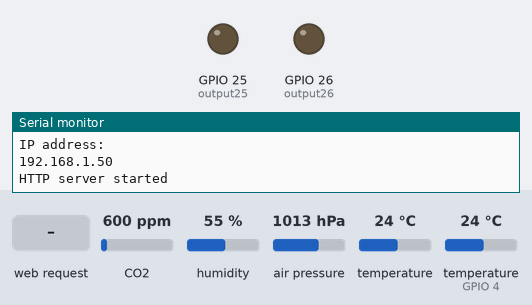
Recording of a sketch running on a simulated ESP32. On the bench: output pins drawn as LEDs (lit = HIGH), the last lines printed to the serial monitor. The inputs (shaded band) are chosen by the test bench; at power-on: CO2 600 ppm, humidity 55 %, air pressure 1013 hPa, temperature 24 °C, temperature (sensor on GPIO 4) 24 °C. WiFi joins after 1.5 s; servers stay silent unless stated.

Above: at 3.2 s.
3.3 s: HTTP request GET /25/on received
At 3.9 s:
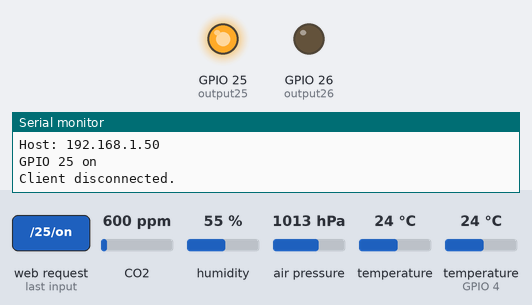
4.8 s: HTTP request GET /26/on received
At 6.0 s:
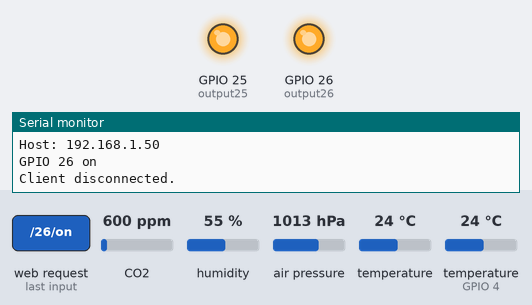
6.3 s: HTTP request GET /25/off received
At 7.3 s:
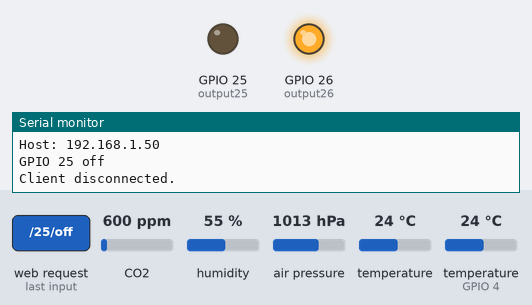
7.8 s: HTTP request GET /26/off received
At 8.4 s:
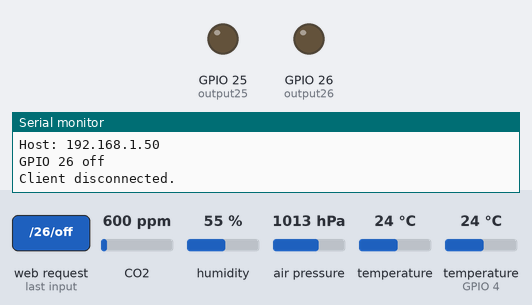
Timing chart, 0 to 10.3 s (numbered marks = the images above; inputs shaded):
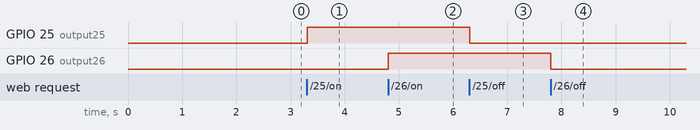

The sketch:

SmartHomeClimateControle.ino
```cpp
#include <WiFi.h>
#include <Wire.h>
#include "DHT.h"
#include <Adafruit_BMP085.h>
#include <MQ135.h>

const char* ssid = "RT-WiFi-ED7E";
const char* password = "2839000860";

WiFiServer server(80);
DHT dht(4, DHT11);
Adafruit_BMP085 bmp;
MQ135 gasSensor = MQ135(32);

String header;
String output25State = "off";
const int output25 = 25;
String output26State = "off";
const int output26 = 26;

float temperature;
float humidity;
float pressure;
float co2;
String smile;

void setup() {
  Serial.begin(115200);
  Serial.print("Connecting to ");
  Serial.println(ssid);
  WiFi.begin(ssid, password);
  while (WiFi.status() != WL_CONNECTED)
  {
    delay(1000);
    Serial.print(".");
  }
  Serial.println("");
  Serial.println("WiFi connected.");
  Serial.println("IP address: ");
  Serial.println(WiFi.localIP());
  server.begin();
  Serial.println("HTTP server started");

  pinMode(output25, OUTPUT);
  digitalWrite(output25, 0);
  pinMode(output26, OUTPUT);
  digitalWrite(output26, 0);

  bmp.begin();
//  pinMode(4, INPUT);
  dht.begin();
}

void loop()
{
  temperature = (bmp.readTemperature() + dht.readTemperature()) / 2;
  humidity = dht.readHumidity();
  pressure = bmp.readPressure() / 133;
  co2 = gasSensor.getPPM();
  smile = SmileFace(temperature, humidity, 19, 27, 20, 85);

  WiFiClient client = server.available();
  if (client)
  {
    Serial.println("New Client.");
    String currentLine = "";
    while (client.connected())
    {
      if (client.available())
      {
        char c = client.read();
        Serial.write(c);
        header += c;
        if (c == '\n') {
          if (currentLine.length() == 0)
          {
            client.println("HTTP/1.1 200 OK");
            client.println("Content-type:text/html");
            client.println("Connection: close");
            client.println();
            if (header.indexOf("GET /25/on") >= 0)
            {
              Serial.println("GPIO 25 on");  //  "GPIO25 включен"
              output25State = "on";
              digitalWrite(output25, HIGH);
            }
            else if (header.indexOf("GET /25/off") >= 0)
            {
              Serial.println("GPIO 25 off");  //  "GPIO25 выключен"
              output25State = "off";
              digitalWrite(output25, LOW);
            }
            else if (header.indexOf("GET /26/on") >= 0)
            {
              Serial.println("GPIO 26 on");  //  "GPIO26 включен"
              output26State = "on";
              digitalWrite(output26, HIGH);
            }
            else if (header.indexOf("GET /26/off") >= 0)
            {
              Serial.println("GPIO 26 off");  //  "GPIO26 выключен"
              output26State = "off";
              digitalWrite(output26, LOW);
            }
            client.println("<!DOCTYPE html><html>");
            client.println("<head><meta http-equiv=\"Content-type\" content=\"text/html; charset=utf-8\"><head><meta name=\"viewport\" content=\"width=device-width, initial-scale=1.0, user-scalable=no\">");
            client.println("<link rel=\"icon\" href=\"data:,\">");
            client.println("<style>html { font-family: Helvetica; display: inline-block; margin: 0px auto; text-align: center;}");
            client.println("body {background-color:  #333333;} {margin-top: 50px;}");
            client.println("h1 {color: #FFFFFF; margin: 50px auto 30px;}");
            client.println("p {font-size: 24px; color: #FFFFFF; margin-bottom: 10px;}");
            client.println(".button { background-color: #669999; border: none; color: white; padding: 15px 30px; border-radius: 10px;");
            client.println("text-decoration: none; font-size: 30px; margin: 2px; cursor: pointer;}");
            client.println(".button2 {background-color: #666666;}</style></head>");

            client.println("<title>ESP32 Умный дом</title>");
            client.println("<body><h1>УМНЫЙ ДОМ</h1>");
            client.println("<h1>В моей комнате:</h1>");

            client.println("<p>Температура: ");
            client.println((int)temperature);
            client.println(" °C</p>");
            client.println("<p>Влажность: ");
            client.println((int)humidity);
            client.println(" %</p>");
            client.println("<p>Давление: ");
            client.println((int)pressure);
            client.println(" мм рт. ст.</p>");
            client.println("<p>Концентрация СО₂: ");
            client.println((int)co2);
            client.println(" ‰</p>");
            client.println("<h1>");
            client.println((String)smile);
            client.println(" </h1>");

            if (output25State=="off")
            {
              client.println("<p><a href=\"/25/on\"><button class=\"button\">ON</button></a></p>");
            }
            else
            {
              client.println("<p><a href=\"/25/off\"><button class=\"button button2\">OFF</button></a></p>");
            }
            client.println("</body></html>");
            if (output26State=="off")
            {
              client.println("<p><a href=\"/26/on\"><button class=\"button\">ON</button></a></p>");
            }
            else
            {
              client.println("<p><a href=\"/26/off\"><button class=\"button button2\">OFF</button></a></p>");
            }
            client.println("</body></html>");

            // конец HTTP-ответа задается
            // с помощью дополнительной пустой строки:
            client.println();
            // выходим из цикла while:
            break;
          }
          else
          {  // если получили символ новой строки,
                    // очищаем текущую строку «currentLine»:
            currentLine = "";
          }
        }
        else if (c != '\r')
        {  // если получили любые данные,
                                 // кроме символа возврата каретки,
          currentLine += c;      // добавляем эти данные
                                 // в конец строки «currentLine»
        }
      }
    }
    // очищаем переменную «header»:
    header = "";
    // отключаем соединение:
    client.stop();
    Serial.println("Client disconnected.");
    Serial.println("");
  }
}

String SmileFace(float temperaturestat, float humiditystat, int minTemperature, int maxTemperature, int minHumidity, int maxHumidity)
{
  String smilestat;
  if ((temperaturestat < minTemperature) || (temperaturestat > maxTemperature) || (humiditystat < minHumidity) || (humiditystat > maxHumidity))
  {
    smilestat = " 🤕 ";
  }
  else
  {
    smilestat = " 😀 ";
  }
  return smilestat;
}
```

Measured:
- after the input at 3.3 s, GPIO 25 (output25): LOW → HIGH at once
- after the input at 4.8 s, GPIO 26 (output26): LOW → HIGH at once
- after the input at 6.3 s, GPIO 25 (output25): HIGH → LOW at once
- after the input at 7.8 s, GPIO 26 (output26): HIGH → LOW at once
